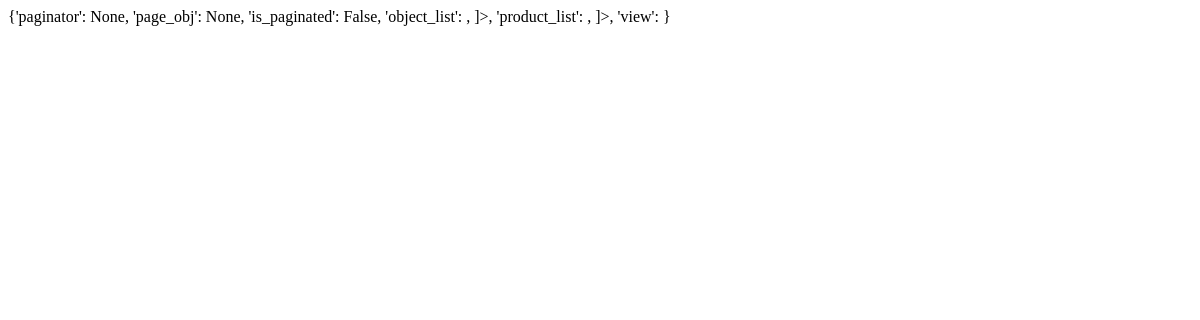
Before: /products/ with the older database file.
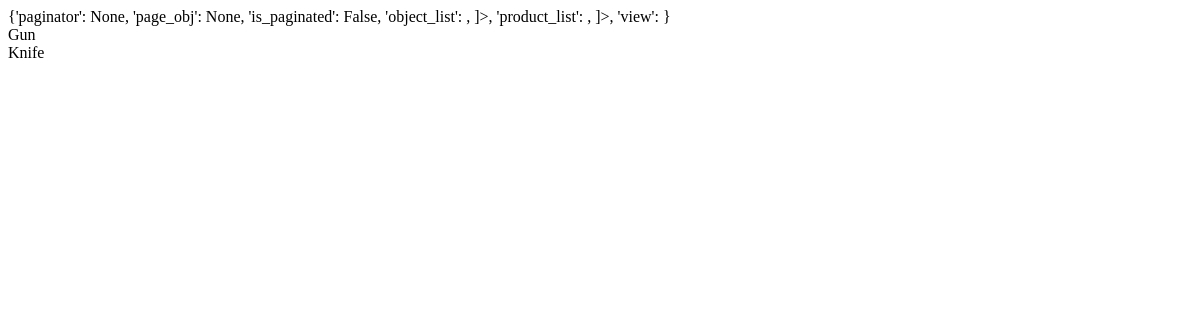
After: the same page with the newer database file.
### products/models.py (models this page shows)
class Product(models.Model):
    title = models.CharField(max_length=120)
    description = models.TextField()
    price = models.DecimalField(decimal_places=2, max_digits=19, default=39.99)
    image = models.FileField(
        upload_to=upload_image_path, null=True, blank=True)
    def __str__(self):
        return self.title

### products/views.py (the view)
# urls.py: url(r'^products/$', ProductListView.as_view()),
class ProductListView(ListView):
    queryset = Product.objects.all()  # query everything
    template_name = "products/list.html"
    local_product_list = []
    def get_context_data(self, *args, **kwargs):
        context = super(ProductListView, self).get_context_data(
            *args, **kwargs)
        print(context.get('product_list'))
        for key in context.get('product_list'):
            self.local_product_list.append(key)
        return context

### templates/products/list.html (shortened to what this page needs)
'object_list': <QuerySet [<Product: Gun>, <Product: Knife>]>,
'product_list': <QuerySet [<Product: Gun>, <Product: Knife>]>,
'view': <products.views.ProductListView object at 0x103b34c88>
}
<br>
{% for p in object_list %}
    {{ p.title }}
    <br>
{% endfor %}
<br>

Changed rows visible on the page:
added Product: title "Gun"
added Product: title "Knife"
